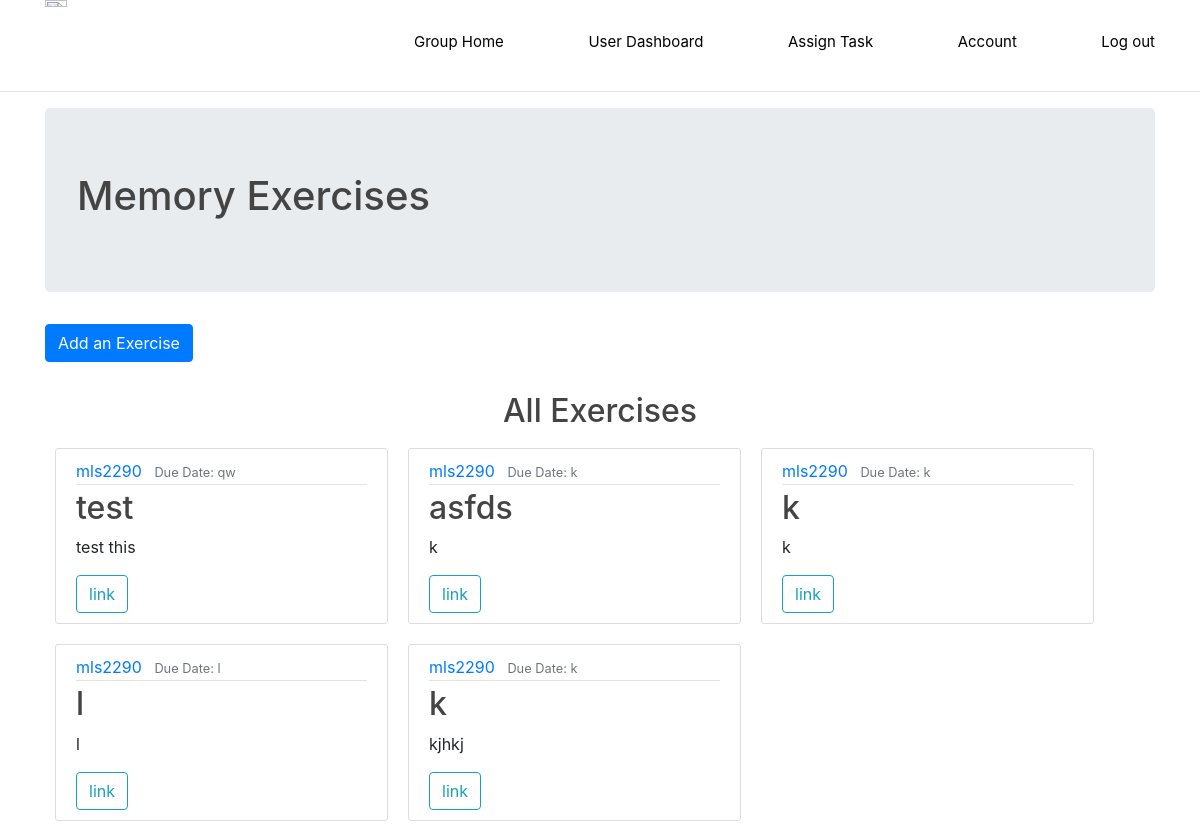
/Soppranos (signed in), run on the app's committed database.
### server/models.py (models this page shows, shortened)
class Exercise(db.Model):
	id=db.Column(db.Integer, primary_key=True)
	title=db.Column(db.String(100), nullable=False)
	date_posted=db.Column(db.DateTime, nullable=False, default=datetime.utcnow)
	date_due=db.Column(db.String(100), nullable=False)
	description=db.Column(db.Text, nullable=False)
	link=db.Column(db.Text, nullable=False)
	user_id=db.Column(db.Integer, db.ForeignKey('user.id'), nullable=False)

class User(db.Model, UserMixin):
	id=db.Column(db.Integer, primary_key=True)
	username=db.Column(db.String(20), unique=True, nullable=False)
	email=db.Column(db.String(120), unique=True, nullable=False)
	image_file=db.Column(db.String(20), nullable=False, default='default.jpg')
	password=db.Column(db.String(60), nullable=False)
	post = db.relationship('Post', backref='author', lazy=True)
	exercise = db.relationship('Exercise', backref='author', lazy=True)
	tempo = db.relationship('Tempo', backref='author', lazy=True)
	pitch = db.relationship('Pitch', backref='author', lazy=True)

### server/routes.py (the view)
@app.route('/Soppranos', methods=['GET', 'POST'])
@login_required
def new_exercise():
	form=ExerciseForm()
	exercise = Exercise.query.all()
	posts = Post.query.all()
	if form.validate_on_submit():
		exercise=Exercise(title=form.title.data, date_due=form.date_due.data, description=form.description.data,  link= form.link.data, author=current_user)
		db.session.add(exercise)
		db.session.commit()
		flash('Your Memory Exercise has been created', 'success')
		return redirect(url_for('new_exercise'))
	return render_template('Soppranos.html', title='New Memory Exercise', form=form , exercise=exercise, legend="Add an Exercise", posts=posts)

### server/models.py (called while the page is built)
@login_manager.user_loader
def load_user(user_id):
	return User.query.get(int(user_id))

### server/templates/Soppranos.html (shortened to what this page needs)
<head>
</head>
{% extends 'Layout.html' %}
{% block content %}
<body>
 <hr>
<div class="container">
  <div class="Jumbotron">
    <h1>Memory Exercises</h1>
  </div>
  <div class="row">
    <div class="col-md-3">
        <button class="btn btn-primary open-button" id="add" onclick="openForm()">Add an Exercise</button>
	    </div>
    </div>
</div>
<div class="container">
  <div class="row">
    <div class="col-md-12"><center><h2>All Exercises</h2></center></div>
  </div>
  <div class="row">
    <div class="col-md-12">
      {% for exercises in exercise %}
            <article class="media content-section" style="width:30%;margin: 10px;float: left;">
              <div class="media-body">
                <div class="article-metadata">
                  <a class="mr-2" href="{{ url_for('user_posts', username=exercises.author.username) }}">{{ exercises.author.username }}</a>
                  <small class="text-muted">Due Date: {{ exercises.date_due }}</small>
                </div>
                <h2><a class="article-title" href="{{ url_for('exercise', exercise_id=exercises.id) }}">{{ exercises.title }}</a></h2>
                <p class="article-content">{{ exercises.description }}</p>
              <button type="button" class="btn btn-outline-info" onclick="window.location.href='{{ exercises.link }}';">link</button>
              </div>
            </article>
        {% endfor %}
    </div>
  </div>
</div>
</body>
{% endblock %}
{% block scripts %}
<link rel="stylesheet" href="//brick.a.ssl.fastly.net/Roboto:400"/>
{% endblock %}

### server/static/main.css (style rules this page uses)
body { background: #fafafa; color: #333333; margin-top: 5rem; }
h1, h2, h3, h4, h5, h6 { color: #444444; }
.content-section { background: #ffffff; padding: 10px 20px; border: 1px solid #dddddd; border-radius: 3px; margin-bottom: 20px; }
.article-title { color: #444444; }
.article-content { white-space: pre-line; }
.article-metadata { padding-bottom: 1px; margin-bottom: 4px; border-bottom: 1px solid #e3e3e3 }

### server/templates/Soppranos.html (style rules this page uses)
body { counter-reset: section; }

### data on the page
Exercise: author.username "mls2290", date_due "qw", title "test", description "test this"
Exercise: author.username "mls2290", date_due "k", title "asfds", description "k"
Exercise: author.username "mls2290", date_due "k", title "k", description "k"
Exercise: author.username "mls2290", date_due "l", title "l", description "l"
Exercise: author.username "mls2290", date_due "k", title "k", description "kjhkj"
